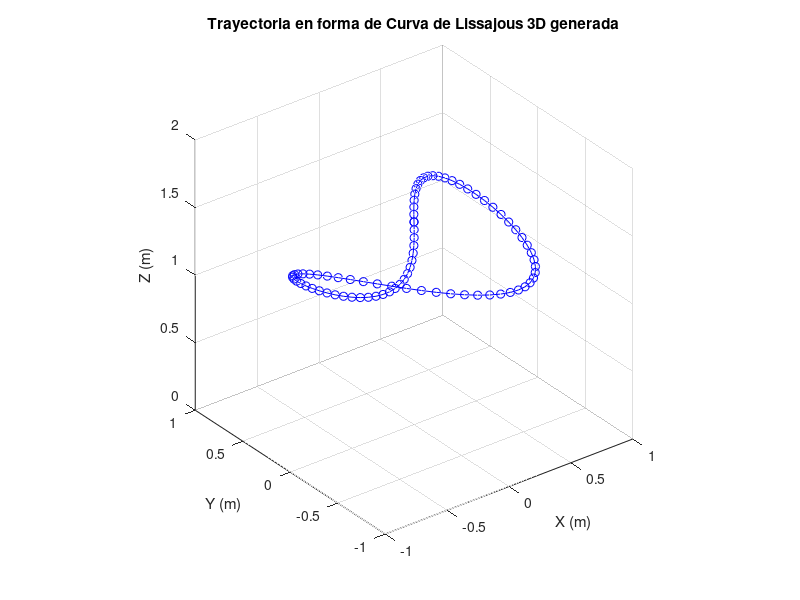

Source code (MATLAB): (Note: this script raises an error after producing the figure.)
% =========================================================================
% PROYECTO DE GRADUACIÓN: HERRAMIENTAS DE SOFTWARE PARA CRAZYFLIE
% Pablo Javier Caal Leiva - 20538
% -------------------------------------------------------------------------
% Prueba de trayectoria en forma de Curva de Lissajous tridimensional
% utilizando Flow Deck 
% Lecturas de OptiTrack adicionales
% =========================================================================

%% Añadir al path las carpetas de comandos usando una ruta relativa
addpath('../Crazyflie-Matlab-Commands');
addpath('../Robotat-Matlab-Commands');

%% Generación de traycetoria circular
N = 80;
theta = linspace(0, 2*pi, N);
x = 0.75 * sin(theta);         % Componente X: seno simple
y = 0.5 * sin(2*theta);        % Componente Y: seno doble para generar la "cintura"
z = 0.25 * (1 + cos(theta)) + 1;   % Componente Z: oscilación suave en altura

% Graficar la trayectoria generada
plot3(x, y, z, 'bo-', 'DisplayName', 'Trayectoria Curva de Lissajous 3D');
xlabel('X (m)');
ylabel('Y (m)');
zlabel('Z (m)');
title('Trayectoria en forma de Curva de Lissajous 3D generada');
grid on;
axis equal;
axis([-1 1 -1 1 0 2]);
view(3);

%% Conexión, seguimiento de trayectoria circular y desconexión
% Conexión con Crazyflie
dron_id = 8;    % ID del dron disponible 
agent_id = 50;  % ID del agente en el ecosistema Robotat
robotat = robotat_connect();
crazyflie_1 = crazyflie_connect(dron_id);
pause(5);

% Actualización de posición inicial 
% (Referencia absoluta (OptiTrack) -> Crazyflie)
pos = robotat_get_pose(robotat, agent_id)
crazyflie_update_position(crazyflie_1, pos(1), pos(2), pos(3));
pause(2);

%% Vuelo
% Take off
crazyflie_takeoff(crazyflie_1);
pause(2);

% Array para almacenar lecturas de posición de Crazyflie
relative_position = zeros(N, 6); % Posición relativa
absolute_position = zeros(N, 7); % Posición absoluta

% Seguimiento de trayectoria generada
for i = 1:N
    crazyflie_move_to(crazyflie_1, x(i), y(i), z(i));
    relative_position(i,:) = crazyflie_get_pose(crazyflie_1);
    absolute_position(i,:) = robotat_get_pose(robotat, agent_id);
    pause(0.01);
end

% Aterrizaje
crazyflie_land(crazyflie_1);
pause(2);

% Desconexión
crazyflie_disconnect(crazyflie_1);
robotat_disconnect(robotat);

%% Resultados del seguimiento de la trayecoria
x_absolute = absolute_position(:, 1);
y_absolute = absolute_position(:, 2);
z_absolute = absolute_position(:, 3);
x_relative = relative_position(:, 1);
y_relative = relative_position(:, 2);
z_relative = relative_position(:, 3);

figure;
plot3(x_absolute, y_absolute, z_absolute, '-*');
hold on
plot3(x_relative, y_relative, z_relative, '-*');
grid on;
xlabel('X [m]');
ylabel('Y [m]');
zlabel('Z [m]');
title('Trayectoria del marker en 3D');

% Ajustar los límites de los ejes
xlim([-2 2]);
ylim([-2.5 2.5]);
zlim([0 3]);

% Ajustar el espacio 3D
axis equal;
axis([-2 2 -2.5 2.5 0 3]);
view(3);